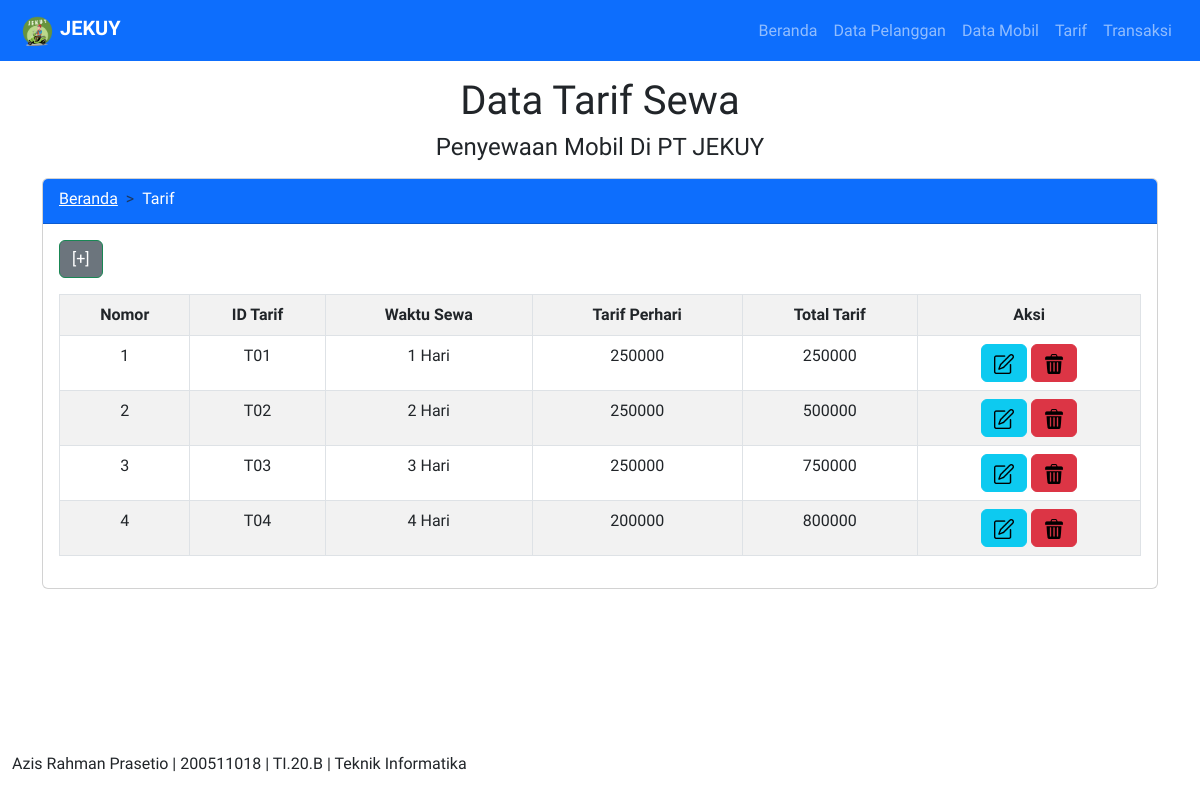
The app's page /form_tarif.php with its own data.
### tables this page shows
CREATE TABLE `tarif` (
  `idTarif` char(5) NOT NULL,
  `waktuSewa` varchar(50) NOT NULL,
  `tarifPerHari` float NOT NULL,
  `totalTarif` float NOT NULL
);

### form_tarif.php (the view, shortened to what this page needs)
<?php
    include "scripts/config.php";
    include "includes/header.php";
?>
<div class="container">
    <div class="mt-3">
        <h1 class="text-center">Data Tarif Sewa</h1>
        <h4 class="text-center">Penyewaan Mobil Di PT JEKUY</h4>
    </div>
    <div class="card mt-3">
    <div class="card-header bg-primary text-white">
        <nav style="--bs-breadcrumb-divider: '>';" aria-label="breadcrumb">
            <ol class="breadcrumb mb-1">
                <li class="breadcrumb-item"><a href="index.php" style="color: #ffffff;">Beranda</a></li>
                <li class="breadcrumb-item" aria-current="page" style="color: #ffffff;">Tarif</li>
            </ol>
        </nav>
    </div>
    <div class="card-body">
        <button href="form_mobil.php" type="button" class="btn btn-success bg-secondary mb-3" data-bs-toggle="modal" data-bs-target="#modalTambah"> [+] </button>
        <table class="table table-bordered table-striped table-hover text-center">
            <tr>
                <th>Nomor</th>
                <th>ID Tarif</th>
                <th>Waktu Sewa</th>
                <th>Tarif Perhari</th>
                <th>Total Tarif</th>
                <th>Aksi</th>
            </tr>
            <?php
            $no=1;
            $tampil=mysqli_query($db,"SELECT * FROM tarif");
            while($data = mysqli_fetch_array($tampil)) :
            ?>
                <tr>
                    <td><?= $no++?></td>
                    <td><?= $data['idTarif']?></td>
                    <td><?= $data['waktuSewa']?></td>
                    <td><?= $data['tarifPerHari']?></td>
                    <td><?= $data['totalTarif']?></td>
                    <td>
                        <a href="action.php" class="btn btn-info" data-bs-toggle="modal" data-bs-target="#modalUbah<?=$no?>">
                        <img src="assets/edit.png" style="width: 20px;" alt="Ubah">
                        </a>
                        <a href="action.php" class="btn btn-danger" data-bs-toggle="modal" data-bs-target="#modalHapus<?=$no?>">
                            <img src="assets/hapus.png" style="width: 20px;" alt="Hapus">
                        </a>
                    </td>
                </tr>
            <?php endwhile; ?>
        </table>
    </div>
</div>
<?php include "includes/footer.php"?>

### styles/main.css (style rules this page uses)
body { background-color: #ffffff; font-family: 'Assistant', sans-serif; }

### records on screen
tarif: idTarif "T01", waktuSewa "1 Hari", tarifPerHari "250000", totalTarif "250000"
tarif: idTarif "T02", waktuSewa "2 Hari", tarifPerHari "250000", totalTarif "500000"
tarif: idTarif "T03", waktuSewa "3 Hari", tarifPerHari "250000", totalTarif "750000"
tarif: idTarif "T04", waktuSewa "4 Hari", tarifPerHari "200000", totalTarif "800000"
